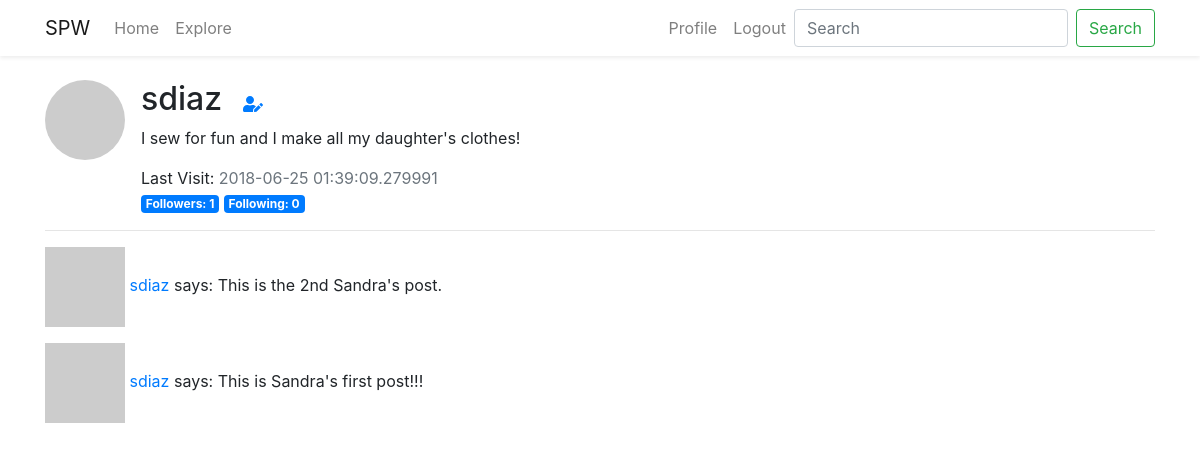
The page /user/sdiaz (signed in) on the database as committed earlier.
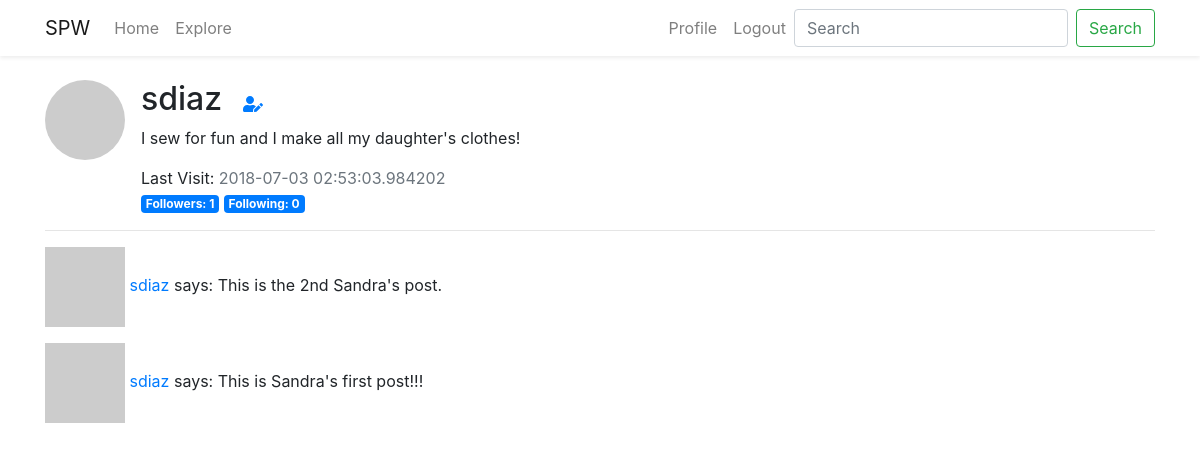
The same page on the database as committed later.
### src/models.py (models this page shows, shortened)
class User(UserMixin, db.Model):
    id = db.Column(db.Integer, primary_key=True)
    username = db.Column(db.String(64), index=True, unique=True)
    email = db.Column(db.String(128), index=True, unique=True)
    password_hash = db.Column(db.String(128))
    posts = db.relationship('Post', backref='author', lazy='dynamic')
    about_me = db.Column(db.String(140))
    last_seen = db.Column(db.DateTime, default=datetime.utcnow)
    following = db.relationship(
        'User', secondary=followers,
        primaryjoin=(followers.c.follower_id == id),
        secondaryjoin=(followers.c.following_id == id),
        backref=db.backref('followers', lazy='dynamic'),
        lazy='dynamic',
    )
    def avatar(self, size):
        digest = md5(self.email.lower().encode('utf-8')).hexdigest()
        return f"https://www.gravatar.com/avatar/{digest}?d=robohash&s={size}"

class Post(db.Model):
    id = db.Column(db.Integer, primary_key=True)
    body = db.Column(db.String(140))
    timestamp = db.Column(db.DateTime, index=True, default=datetime.utcnow)
    user_id = db.Column(db.Integer, db.ForeignKey('user.id'))

### src/routes.py (the view)
@app.route('/user/<username>')
@login_required
def user(username):
    c_user = User.query.filter_by(username=username).first_or_404()
    page = request.args.get(key='page', default=1, type=int)
    posts = c_user.posts.order_by(Post.timestamp.desc()).paginate(
        page=page,
        per_page=app.config['POST_PER_PAGE'],
        error_out=False,
    )
    next_page = url_for('user', username=c_user.username, page=posts.next_num) if posts.has_next else None
    prev_page = url_for('user', username=c_user.username, page=posts.prev_num) if posts.has_prev else None
    return render_template('user.html', title=c_user.username, user=c_user, posts=posts.items, next_page=next_page,
                           prev_page=prev_page)

### src/models.py (called while the page is built)
@login.user_loader
def load_user(idx):
    return User.query.get(int(idx))

### src/routes.py (called while the page is built)
@app.before_request
def before_request():
    if current_user.is_authenticated:
        current_user.last_seen = datetime.utcnow()
        db.session.commit()

### src/templates/user.html (shortened to what this page needs)
{% extends 'base.html' %}
{% block content %}
    <div class="media">
        <img src="{{ user.avatar(128) }}" alt="Profile Image" class="rounded-circle mr-3">
        <div class="media-body">
            <h2 class="mt-0 mr-3 d-inline">{{ user.username }}</h2>
            {% if user == current_user %}
                <a href="{{ url_for('edit_profile') }}"><i class="fas fa-user-edit"></i>
                </a>
            {% endif %}
            {% if user.about_me %}
                <p class="mt-2">{{ user.about_me }}</p>
            {% else %}
                <p class="text-muted mt-2">Tell us something about you.</p>
            {% endif %}
            {% if user.last_seen %}
                <p class="d-inline">Last Visit: </p>
                <p class="text-muted d-inline">{{ user.last_seen }}</p>
            {% endif %}
            <div>
                <span class="badge badge-primary">Followers: {{ user.followers.count() }}</span>
                <span class="badge badge-primary">Following: {{ user.following.count() }}</span>
            </div>
        </div>
    </div>
    <hr>
    {% for post in posts %}
        {% include "includes/_post.html" %}
    {% endfor %}
{% endblock %}

### src/templates/base.html (shortened to what this page needs)
<!DOCTYPE html>
<html lang="en">
<head>
    <link rel="stylesheet" href="https://stackpath.bootstrapcdn.com/bootstrap/4.1.1/css/bootstrap.min.css"
>
    <link rel="stylesheet" href="https://use.fontawesome.com/releases/v5.1.0/css/all.css"
>
</head>
<body>
{% include "includes/_navbar.html" %}
<br>
<div class="container">
    {% block content %}{% endblock %}
</div>
</body>
</html>

### src/templates/includes/_navbar.html (shortened to what this page needs)
<nav class="navbar navbar-expand-lg navbar-light shadow-sm">
    <div class="container">
        <a class="navbar-brand" href="/">SPW</a>
        <div class="collapse navbar-collapse" id="navbarSupportedContent">
            <ul class="navbar-nav mr-auto">
                <li class="nav-item">
                    <a class="nav-link" href="{{ url_for('index') }}">Home</a>
                </li>
                <li class="nav-item">
                    <a class="nav-link" href="{{ url_for('explore') }}">Explore</a>
                </li>
            </ul>
            <ul class="navbar-nav ml-auto">
                {% if current_user.is_anonymous %}
                    <li class="nav-item">
                        <a href="{{ url_for('login') }}" class="nav-link">Login</a>
                    </li>
                {% else %}
                    <li class="nav-item">
                        <a href="{{ url_for('user', username=current_user.username) }}" class="nav-link">Profile</a>
                    </li>
                    <li class="nav-item">
                        <a href="{{ url_for('logout') }}" class="nav-link">Logout</a>
                    </li>
                {% endif %}
            </ul>
            <form class="form-inline my-2 my-lg-0">
                <input class="form-control mr-sm-2" type="search" placeholder="Search" aria-label="Search">
                <button class="btn btn-outline-success my-2 my-sm-0" type="submit">Search</button>
            </form>
        </div>
    </div>
</nav>

### src/templates/includes/_post.html
<p>
    <img src="{{ post.author.avatar(36) }}" alt="Profile Image">
    <a href="{{ url_for('user', username=post.author.username) }}">
        {{ post.author.username }}
    </a>
    says: {{ post.body }}
</p>

Rows that differ between the two databases and show on the page:
changed User "sdiaz": last_seen "2018-06-25 01:39:09.279991" → "2018-07-03 02:53:03.984202"
